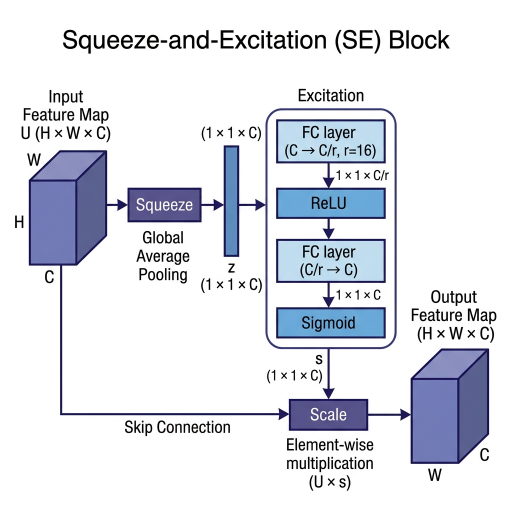
#> input picture Image Bao cao/2.3_co_che_SE_Block.png, 1024 x 1024 px (shown at 1/2 size)
$ python -i image_processing.py   (imports and definitions only)
#> lines starting #> are read from the running program, lines starting #| are printed output that depends on the picture
"""
preprocessing/image_processing.py - Pipeline xử lí ảnh số (DIP)
Pipeline: Ensure RGB → CLAHE (histogram equalization) → Gaussian Blur (optional) → Resize
"""

import cv2
import numpy as np
from src.utils.constants import IMG_SIZE


# ============================================================
# Bước 1: Đảm bảo ảnh ở dạng RGB
# ============================================================

def ensure_rgb(image_np):
    """
    Chuyển đổi ảnh sang RGB nếu cần.
    - Grayscale → RGB
    - RGBA → RGB
    - BGR → RGB (từ OpenCV)
    """
    if len(image_np.shape) == 2:
        # Grayscale → RGB
        return cv2.cvtColor(image_np, cv2.COLOR_GRAY2RGB)
    elif image_np.shape[2] == 4:
        # RGBA → RGB
        return cv2.cvtColor(image_np, cv2.COLOR_RGBA2RGB)
    return image_np


# ============================================================
# Bước 2: Cân bằng sáng - CLAHE trên kênh L (LAB)
# ============================================================

def apply_histogram_equalization(image_np, clip_limit=2.0, tile_grid=(8, 8)):
    """
    Histogram equalization bằng CLAHE (Contrast Limited Adaptive HE).
    Chuyển sang LAB color space → CLAHE trên kênh L → chuyển lại RGB.

    Args:
        image_np: ảnh RGB (numpy array)
        clip_limit: ngưỡng cắt contrast
        tile_grid: kích thước lưới tile
    Returns:
        ảnh RGB đã cân bằng sáng
    """
#> called with clip_limit = 2, tile_grid = (8, 8)
    lab = cv2.cvtColor(image_np, cv2.COLOR_RGB2LAB)
#> lab: shape (1024, 1024, 3); mean of channels 0, 1, 2 226.9, 129.1, 123.8
    l_channel, a_channel, b_channel = cv2.split(lab)
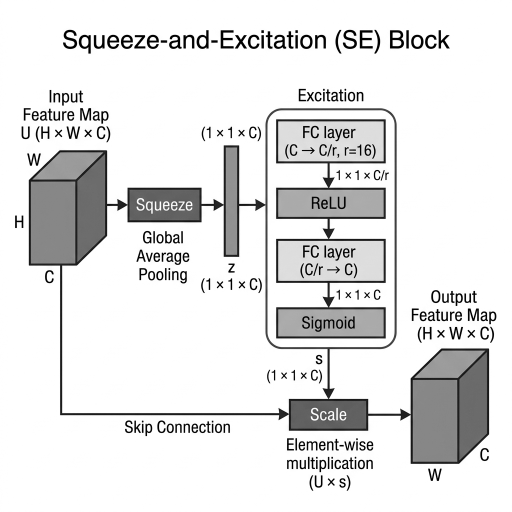
#> l_channel: shape (1024, 1024) (shown at 1/2 size); min 0, max 255, mean 226.9
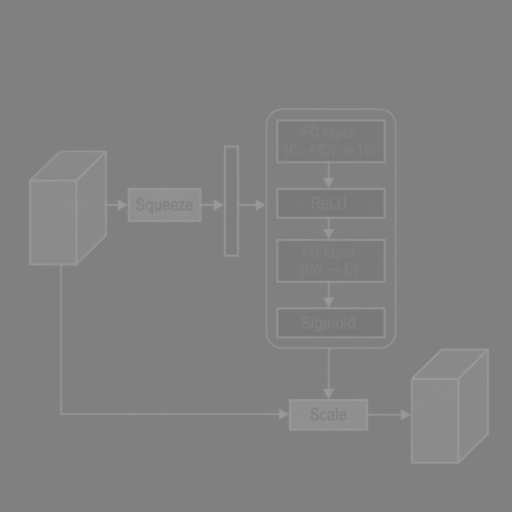
#> a_channel: shape (1024, 1024) (shown at 1/2 size); min 118, max 157, mean 129.1
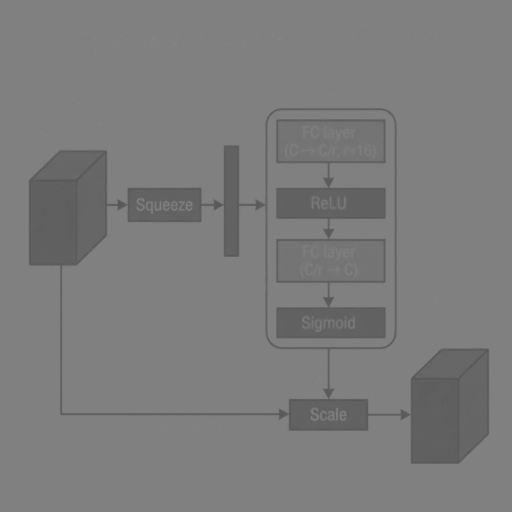
#> b_channel: shape (1024, 1024) (shown at 1/2 size); min 87, max 133, mean 123.8

    clahe = cv2.createCLAHE(clipLimit=clip_limit, tileGridSize=tile_grid)
    l_channel = clahe.apply(l_channel)

    lab = cv2.merge([l_channel, a_channel, b_channel])
#> lab: shape (1024, 1024, 3); mean of channels 0, 1, 2 226.5, 129.1, 123.8
    return cv2.cvtColor(lab, cv2.COLOR_LAB2RGB)


# ============================================================
# Bước 3: Giảm nhiễu - Gaussian Blur (tuỳ chọn)
# ============================================================

def apply_gaussian_blur(image_np, kernel_size=3):
    """
    Lọc nhiễu Gaussian blur.

    Args:
        image_np: ảnh RGB
        kernel_size: kích thước kernel (phải lẻ)
    Returns:
        ảnh đã lọc nhiễu
    """
    return cv2.GaussianBlur(image_np, (kernel_size, kernel_size), 0)


# ============================================================
# Bước 4: Chuẩn hoá kích thước
# ============================================================

def resize_image(image_np, target_size=IMG_SIZE):
    """
    Resize ảnh về kích thước chuẩn target_size x target_size.

    Args:
        image_np: ảnh RGB
        target_size: kích thước đầu ra (mặc định 128)
    Returns:
        ảnh đã resize
    """
#> called with target_size = 224
    return cv2.resize(image_np, (target_size, target_size), interpolation=cv2.INTER_AREA)
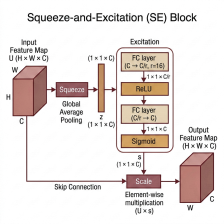
#> returned value: shape (224, 224, 3); mean of channels 0, 1, 2 222.6, 225.2, 232.4; drawn as B, G, R


# ============================================================
# Pipeline tổng hợp
# ============================================================

def preprocess_image(image_np, apply_blur=False, resize=True, target_size=IMG_SIZE):
    """
    Pipeline xử lí ảnh số hoàn chỉnh:
    1. Đảm bảo RGB
    2. CLAHE histogram equalization (cân bằng sáng)
    3. Gaussian blur giảm nhiễu (tuỳ chọn)
    4. Resize về kích thước chuẩn (tuỳ chọn)

    Args:
        image_np: ảnh đầu vào (numpy array)
        apply_blur: có áp dụng Gaussian blur không
        resize: có resize về target_size không
        target_size: kích thước đầu ra
    Returns:
        ảnh đã qua pipeline xử lí
    """
    # Bước 1: Đảm bảo RGB
    image_np = ensure_rgb(image_np)

    # Bước 2: CLAHE histogram equalization
    image_np = apply_histogram_equalization(image_np)

    # Bước 3: Gaussian blur (tuỳ chọn)
    if apply_blur:
        image_np = apply_gaussian_blur(image_np)

    # Bước 4: Resize
    if resize:
        image_np = resize_image(image_np, target_size)

    return image_np

>>> import cv2
>>> picture = cv2.cvtColor(cv2.imread('../../Image Bao cao/2.3_co_che_SE_Block.png'), cv2.COLOR_BGR2RGB)
>>> result = preprocess_image(picture)

$ run again, on Image Bao cao/2.5_CLAHE_truoc_va_sau.png
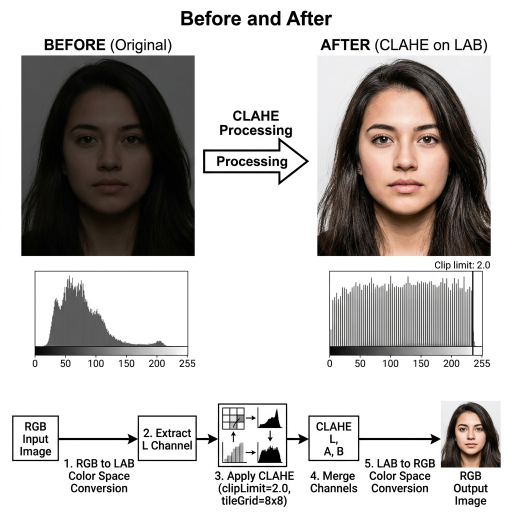
#> input picture Image Bao cao/2.5_CLAHE_truoc_va_sau.png, 1024 x 1024 px (shown at 1/2 size)
#> in apply_histogram_equalization, `l_channel, a_channel, b_channel = cv2.split(lab)`:
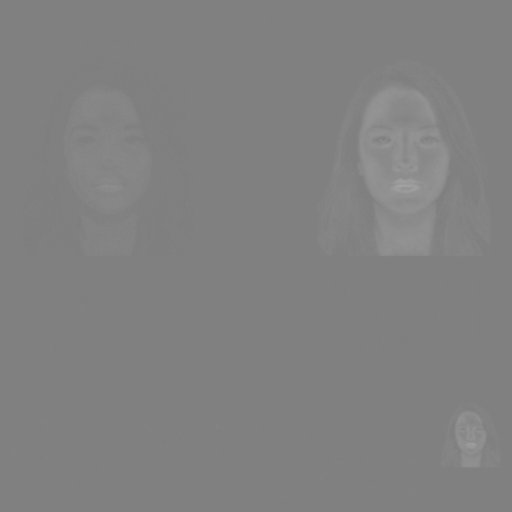
#> a_channel: shape (1024, 1024) (shown at 1/2 size); min 124, max 163, mean 128.9
#> in resize_image, `return cv2.resize(image_np, (target_size, target_size), interpolation=..`:
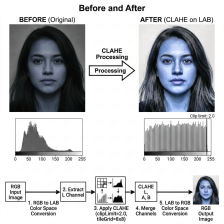
#> returned value: shape (224, 224, 3); mean of channels 0, 1, 2 195.4, 192.3, 190.4; drawn as B, G, R

$ run again, on Image Bao cao/3.3a_activity_du_doan_anh.png
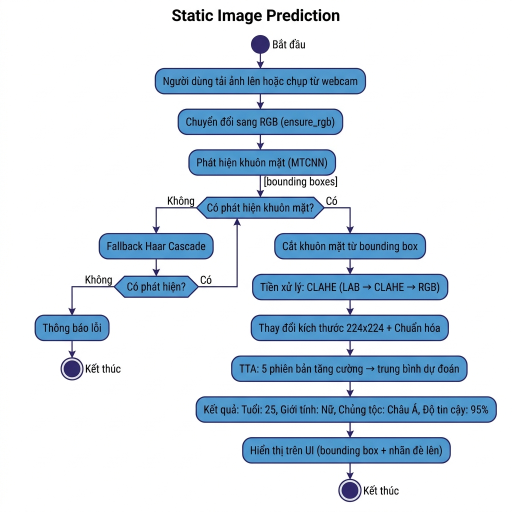
#> input picture Image Bao cao/3.3a_activity_du_doan_anh.png, 1024 x 1024 px (shown at 1/2 size)
#> in apply_histogram_equalization, `l_channel, a_channel, b_channel = cv2.split(lab)`:
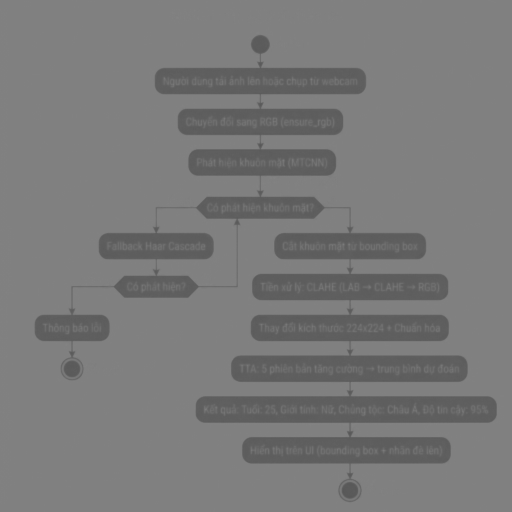
#> b_channel: shape (1024, 1024) (shown at 1/2 size); min 87, max 131, mean 121.1
#> in resize_image, `return cv2.resize(image_np, (target_size, target_size), interpolation=..`:
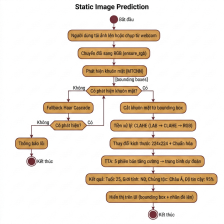
#> returned value: shape (224, 224, 3); mean of channels 0, 1, 2 212.9, 225.1, 236; drawn as B, G, R
